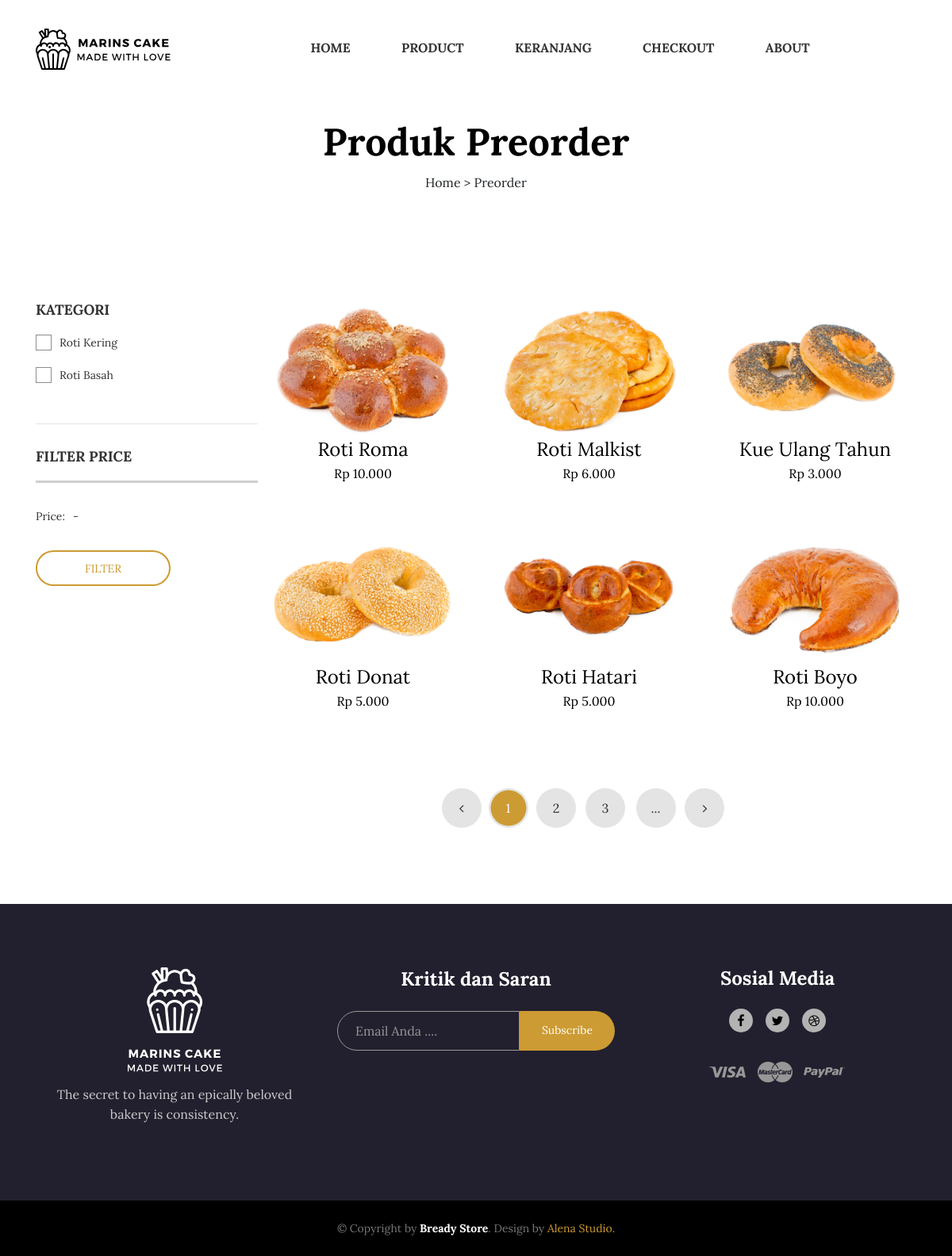
The app's page /index.php/preorder with its own data.
### tables this page shows
CREATE TABLE `produk` (
  `id_produk` int(11) NOT NULL,
  `id_jenis` int(11) NOT NULL,
  `nama_produk` varchar(50) NOT NULL,
  `harga` int(11) NOT NULL,
  `status` varchar(255) NOT NULL,
  `stok` int(11) NOT NULL,
  `min_order` int(11) NOT NULL,
  `deskripsi` text NOT NULL,
  `created_at` date NOT NULL DEFAULT current_timestamp()
);

CREATE TABLE `gambar_produk` (
  `id_gambar_produk` int(11) NOT NULL,
  `id_produk` int(11) NOT NULL,
  `gambar` text NOT NULL
);

CREATE TABLE `jenis_produk` (
  `id_jenis` int(11) NOT NULL,
  `nama_jenis` varchar(255) NOT NULL,
  `status` tinyint(1) NOT NULL
);

### application/controllers/Preorder.php (called while the page is built, shortened)
<?php
class Preorder extends CI_Controller
{
	public function index()
	{
		$data['kategori']	= $this->Model_produk->get_kategori_produk()->result_array();
		$data['produk']		= $this->Model_produk->get_produk()->result_array();
		$this->load->view('template/header2');
		$this->load->view('produk_preorder', $data);
		$this->load->view('template/footer');
	}
}

### index.php (called while the page is built, shortened)
<?php
require_once BASEPATH.'core/CodeIgniter.php';

### application/models/Model_produk.php (called while the page is built, shortened)
<?php
class Model_produk extends CI_Model
{
	public function get_produk()
	{
		$this->db->select('*');
		$this->db->from('produk');
		$this->db->join('gambar_produk', 'produk.id_produk = gambar_produk.id_produk');
		$this->db->join('jenis_produk', 'jenis_produk.id_jenis = produk.id_jenis');
		$this->db->group_by('gambar_produk.id_produk');
		return $this->db->get();
	}
	public function get_kategori_produk()
	{
		return $this->db->get('jenis_produk');
	}
}

### application/views/produk_preorder.php (the view, shortened to what this page needs)
<div class="ps-hero bg--cover" data-background="<?= base_url() ?>assets/client/images/hero/product.jpg">
    <div class="ps-hero__content ">
        <h1> Produk Preorder</h1>
        <div class="text-center">
            Home > Preorder
        </div>
    </div>
</div>
<main class="ps-shop">
    <div class="container">
        <div class="row">
            <div class="col-lg-9 order-lg-last">
                <div class="row">
                    <?php foreach ($produk as $prd) : ?>
                        <div class="col-lg-4">
                            <div class="ps-product">
                                <div class="ps-product__thumbnail"><img src="<?= base_url() ?>uploads/gambar_produk/<?= $prd['gambar'] ?>" alt=""><a class="ps-product__overlay" href="<?= base_url() ?>preorder/detail/<?= $prd['id_produk'] ?>"></a>
                                </div>
                                <div class="ps-product__content"><a class="ps-product__title" href="<?= base_url() ?>preorder/detail/<?= $prd['id_produk'] ?>"><?= $prd['nama_produk'] ?></a>
                                    <p class="ps-product__price">Rp <?= number_format($prd['harga'], 0, ',', '.') ?></p>
                                </div>
                            </div>
                        </div>
                    <?php endforeach ?>
                    <div class="col-lg-12 mb-lg-5">
                        <div class="ps-pagination mb-lg-5 ">
                            <ul class="pagination">
                                <li><a href="#"><i class="fa fa-angle-left"></i></a></li>
                                <li class="active"><a href="#">1</a></li>
                                <li><a href="#">2</a></li>
                                <li><a href="#">3</a></li>
                                <li><a href="#">...</a></li>
                                <li><a href="#"><i class="fa fa-angle-right"></i></a></li>
                            </ul>
                        </div>
                    </div>
                </div>
            </div>
            <div class="col-lg-3 order-lg-first mt-5 mt-lg-0">
                <div class="ps-sidebar">
                    <div class="widget widget_sidebar widget_category">
                        <h3 class="widget-title">Kategori</h3>
                        <ul class="ps-list--checked">
                            <?php foreach ($kategori as $ktg) : ?>
                                <li><a href=""><?= $ktg['nama_jenis'] ?></a></li>
                            <?php endforeach ?>
                        </ul>
                    </div>
                    <div class="widget widget_filter widget_sidebar">
                        <h3 class="widget-title">Filter Price</h3>
                        <div class="ps-slider" data-default-min="0" data-default-max="500" data-max="1000" data-step="100" data-unit="$"></div>
                        <p class="ps-slider__meta">Price:<span class="ps-slider__value ps-slider__min"></span>-<span class="ps-slider__value ps-slider__max"></span></p><a class="ac-slider__filter ps-btn ps-btn--sm" href="#">Filter</a>
                    </div>
                </div>
            </div>
        </div>
    </div>
</main>

### application/views/template/header2.php (shortened to what this page needs)
<!DOCTYPE html>
<html lang="en">
<head>
    <link rel="stylesheet" href="<?= base_url() ?>assets/client/plugins/font-awesome/css/font-awesome.min.css" />
    <link rel="stylesheet" href="https://maxcdn.bootstrapcdn.com/bootstrap/4.0.0/css/bootstrap.min.css" />
    <link rel="stylesheet" href="<?= base_url() ?>assets/client/plugins/bakery-icon/style.css" />
    <link rel="stylesheet" href="<?= base_url() ?>assets/client/plugins/owl-carousel/assets/owl.carousel.css" />
    <link rel="stylesheet" href="<?= base_url() ?>assets/client/plugins/jquery-bar-rating/dist/themes/fontawesome-stars.css" />
    <link rel="stylesheet" href="<?= base_url() ?>assets/client/plugins/bootstrap-select/dist/css/bootstrap-select.min.css" />
    <link rel="stylesheet" href="<?= base_url() ?>assets/client/plugins/jquery-ui/jquery-ui.min.css" />
    <link rel="stylesheet" href="<?= base_url() ?>assets/client/plugins/slick/slick/slick.css" />
    <link rel="stylesheet" href="<?= base_url() ?>assets/client/plugins/lightGallery-master/dist/css/lightgallery.min.css" />
    <link rel="stylesheet" href="<?= base_url() ?>assets/client/css/style.css" />
</head>
<body>
    <header class="header header--3" data-sticky="false">
        <nav class="navigation">
            <div class="container"><a class="ps-logo" href="<?= base_url() ?>"><img src="<?= base_url() ?>assets/client/images/logo-light3.svg" alt=""></a>
                <div class="header__actions">
                    <a class="ps-search-btn" href="#"><i class="ba-magnifying-glass"></i></a>
                    <div class="ps-cart">
                        <a class=" ps-cart__toggle" href="#"><i class="ba-shopping"></i></a>
                    </div>
                </div>
                <ul class="menu">
                    <li><a href="<?= base_url() ?>">Home</a></li>
                    <li class="<?= ($this->uri->segment(1) == 'produk') ? 'current-menu-item' : '' ?>">
                        <a href="<?= base_url() ?>produk">Product</a>
                    </li>
                    <li class="<?= ($this->uri->segment(1) == 'keranjang') ? 'current-menu-item' : '' ?>">
                        <a href="<?= base_url() ?>keranjang">Keranjang</a>
                    </li>
                    <li class="<?= ($this->uri->segment(1) == 'checkout') ? 'current-menu-item' : '' ?>">
                        <a href="<?= base_url() ?>checkout">Checkout</a>
                    </li>
                    <li><a href="<?= base_url() ?>#company-info">About</a></li>
                </ul>
            </div>
        </nav>
    </header>

### application/views/template/footer.php (shortened to what this page needs)
<footer class="ps-footer">
  <div class="ps-footer__content">
    <div class="container">
      <div class="row">
        <div class="col-lg-4 col-md-12 col-sm-12 col-xs-12">
          <div class="ps-site-info">
            <a class="ps-logo mb-3" href="index.html"><img src="<?= base_url() ?>assets/client/images/logo-dark.png" alt="" /></a>
            <p class="mt-0">
              The secret to having an epically beloved bakery is
              consistency.
            </p>
          </div>
        </div>
        <div class="col-lg-4 col-md-6 col-sm-12 col-xs-12">
          <form class="ps-form--subscribe-offer" action="do_action" method="post">
            <h4>Kritik dan Saran</h4>
            <div class="form-group">
              <input class="form-control" type="text" placeholder="Email Anda ...." />
              <button>Subscribe</button>
            </div>
          </form>
        </div>
        <div class="col-lg-4 col-md-6 col-sm-12 col-xs-12">
          <div class="ps-footer__open">
            <h4 class="mb-4">Sosial Media</h4>
            <ul class="ps-list--social mt-0">
              <li>
                <a href="#"><i class="fa fa-facebook"></i></a>
              </li>
              <li>
                <a href="#"><i class="fa fa-twitter"></i></a>
              </li>
              <li>
                <a href="#"><i class="fa fa-dribbble"></i></a>
              </li>
            </ul>
          </div>
          <ul class="ps-list--payment">
            <li>
              <a href="#"><img src="<?= base_url() ?>assets/client/images/payment-method/visa.png" alt="" /></a>
            </li>
            <li>
              <a href="#"><img src="<?= base_url() ?>assets/client/images/payment-method/master-card.png" alt="" /></a>
            </li>
            <li>
              <a href="#"><img src="<?= base_url() ?>assets/client/images/payment-method/paypal.png" alt="" /></a>
            </li>
          </ul>
        </div>
      </div>
    </div>
  </div>
  <div class="ps-footer__copyright">
    <div class="container">
      <p>
        © Copyright by <strong>Bready Store</strong>. Design by<a href="#">
          Alena Studio.</a>
      </p>
    </div>
  </div>
</footer>
</body>
</html>

### records on screen
produk: gambar_produk.gambar (picture), nama_produk "Roti Roma", harga "10.000"
produk: gambar_produk.gambar (picture), nama_produk "Roti Malkist", harga "6.000"
produk: gambar_produk.gambar (picture), nama_produk "Kue Ulang Tahun", harga "3.000"
produk: gambar_produk.gambar (picture), nama_produk "Roti Donat", harga "5.000"
produk: gambar_produk.gambar (picture), nama_produk "Roti Hatari", harga "5.000"
produk: gambar_produk.gambar (picture), nama_produk "Roti Boyo", harga "10.000"
jenis_produk: nama_jenis "Roti Kering"
jenis_produk: nama_jenis "Roti Basah"
